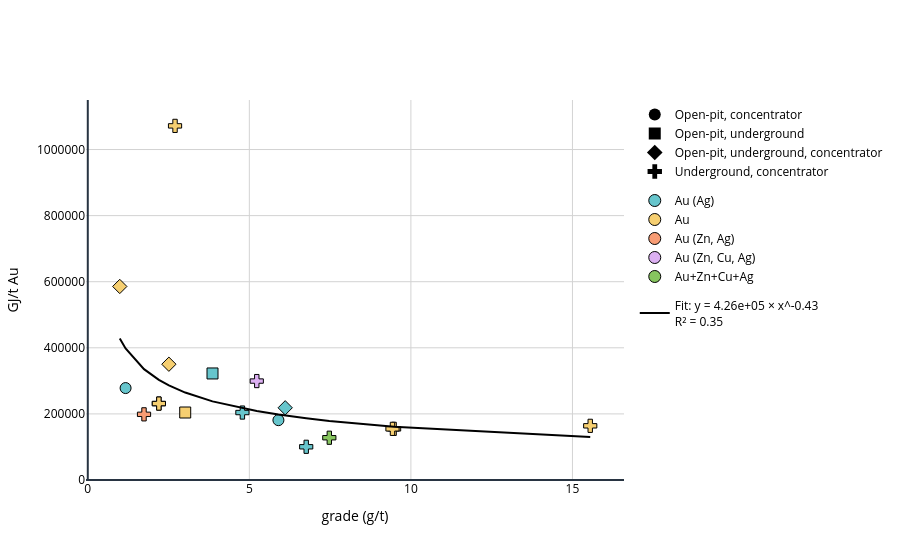

The cell this chart's notebook holds for it:
### Code cell
plot_grade_relationship(df_au_nrj_t, x_col='value', y_abs='GJ/t Au', output_html='data/Parametrization/au_nrj_relationship_without_outliers.html')

### Figure 1 — Plotly figure (JSON) as saved in the notebook; plotly's stock layout.template omitted (floating-point values rounded to 4 significant figures)
{"data": [{"legendgroup": "mining", "marker": {"color": "black", "size": 12, "symbol": 0}, "mode": "markers", "name": "Open-pit, concentrator", "showlegend": true, "x": [null], "y": [null], "type": "scatter"}, {"legendgroup": "mining", "marker": {"color": "black", "size": 12, "symbol": 1}, "mode": "markers", "name": "Open-pit, underground", "showlegend": true, "x": [null], "y": [null], "type": "scatter"}, {"legendgroup": "mining", "marker": {"color": "black", "size": 12, "symbol": 2}, "mode": "markers", "name": "Open-pit, underground, concentrator", "showlegend": true, "x": [null], "y": [null], "type": "scatter"}, {"legendgroup": "mining", "marker": {"color": "black", "size": 12, "symbol": 3}, "mode": "markers", "name": "Underground, concentrator", "showlegend": true, "x": [null], "y": [null], "type": "scatter"}, {"legendgroup": "product", "marker": {"color": "rgb(102, 197, 204)", "line": {"color": "black", "width": 1}, "size": 12, "symbol": "circle"}, "mode": "markers", "name": "Au (Ag)", "showlegend": true, "x": [null], "y": [null], "type": "scatter"}, {"legendgroup": "product", "marker": {"color": "rgb(246, 207, 113)", "line": {"color": "black", "width": 1}, "size": 12, "symbol": "circle"}, "mode": "markers", "name": "Au", "showlegend": true, "x": [null], "y": [null], "type": "scatter"}, {"legendgroup": "product", "marker": {"color": "rgb(248, 156, 116)", "line": {"color": "black", "width": 1}, "size": 12, "symbol": "circle"}, "mode": "markers", "name": "Au (Zn, Ag)", "showlegend": true, "x": [null], "y": [null], "type": "scatter"}, {"legendgroup": "product", "marker": {"color": "rgb(220, 176, 242)", "line": {"color": "black", "width": 1}, "size": 12, "symbol": "circle"}, "mode": "markers", "name": "Au (Zn, Cu, Ag)", "showlegend": true, "x": [null], "y": [null], "type": "scatter"}, {"legendgroup": "product", "marker": {"color": "rgb(135, 197, 95)", "line": {"color": "black", "width": 1}, "size": 12, "symbol": "circle"}, "mode": "markers", "name": "Au+Zn+Cu+Ag", "showlegend": true, "x": [null], "y": [null], "type": "scatter"}, {"hovertemplate": "Facility: Canadian Malartic<br>value: 1.17<br>total_energy_normalized: 278182.72776815825", "legendgroup": "data", "marker": {"color": "rgb(102, 197, 204)", "line": {"color": "black", "width": 1}, "size": 11, "symbol": 0}, "mode": "markers", "name": "Au (Ag)", "showlegend": false, "text": "Canadian Malartic", "x": [1.17], "y": [278200.0], "type": "scatter"}, {"hovertemplate": "Facility: Casa Berardi<br>value: 2.51<br>total_energy_normalized: 350320.238365134", "legendgroup": "data", "marker": {"color": "rgb(246, 207, 113)", "line": {"color": "black", "width": 1}, "size": 11, "symbol": 2}, "mode": "markers", "name": "Au", "showlegend": false, "text": "Casa Berardi", "x": [2.51], "y": [350300.0], "type": "scatter"}, {"hovertemplate": "Facility: Éléonore<br>value: 4.785<br>total_energy_normalized: 204139.21153489692", "legendgroup": "data", "marker": {"color": "rgb(102, 197, 204)", "line": {"color": "black", "width": 1}, "size": 11, "symbol": 3}, "mode": "markers", "name": "Au (Ag)", "showlegend": false, "text": "Éléonore", "x": [4.785], "y": [204100.0], "type": "scatter"}, {"hovertemplate": "Facility: Goldex<br>value: 1.74<br>total_energy_normalized: 198694.17746494873", "legendgroup": "data", "marker": {"color": "rgb(248, 156, 116)", "line": {"color": "black", "width": 1}, "size": 11, "symbol": 3}, "mode": "markers", "name": "Au (Zn, Ag)", "showlegend": false, "text": "Goldex", "x": [1.74], "y": [198700.0], "type": "scatter"}, {"hovertemplate": "Facility: Island<br>value: 9.48<br>total_energy_normalized: 154788.60178097873", "legendgroup": "data", "marker": {"color": "rgb(246, 207, 113)", "line": {"color": "black", "width": 1}, "size": 11, "symbol": 3}, "mode": "markers", "name": "Au", "showlegend": false, "text": "Island", "x": [9.48], "y": [154800.0], "type": "scatter"}, {"hovertemplate": "Facility: Island<br>value: 9.43<br>total_energy_normalized: 154788.60178097873", "legendgroup": "data", "marker": {"color": "rgb(246, 207, 113)", "line": {"color": "black", "width": 1}, "size": 11, "symbol": 3}, "mode": "markers", "name": "Au", "showlegend": false, "text": "Island", "x": [9.43], "y": [154800.0], "type": "scatter"}, {"hovertemplate": "Facility: Kiena<br>value: 5.9<br>total_energy_normalized: 181036.18103170127", "legendgroup": "data", "marker": {"color": "rgb(102, 197, 204)", "line": {"color": "black", "width": 1}, "size": 11, "symbol": 0}, "mode": "markers", "name": "Au (Ag)", "showlegend": false, "text": "Kiena", "x": [5.9], "y": [181000.0], "type": "scatter"}, {"hovertemplate": "Facility: Lamaque<br>value: 6.76<br>total_energy_normalized: 100478.63001263281", "legendgroup": "data", "marker": {"color": "rgb(102, 197, 204)", "line": {"color": "black", "width": 1}, "size": 11, "symbol": 3}, "mode": "markers", "name": "Au (Ag)", "showlegend": false, "text": "Lamaque", "x": [6.76], "y": [100500.0], "type": "scatter"}, {"hovertemplate": "Facility: LaRonde<br>value: 5.23<br>total_energy_normalized: 299369.0160923765", "legendgroup": "data", "marker": {"color": "rgb(220, 176, 242)", "line": {"color": "black", "width": 1}, "size": 11, "symbol": 3}, "mode": "markers", "name": "Au (Zn, Cu, Ag)", "showlegend": false, "text": "LaRonde", "x": [5.23], "y": [299400.0], "type": "scatter"}, {"hovertemplate": "Facility: Macassa<br>value: 15.55<br>total_energy_normalized: 163948.33022322087", "legendgroup": "data", "marker": {"color": "rgb(246, 207, 113)", "line": {"color": "black", "width": 1}, "size": 11, "symbol": 3}, "mode": "markers", "name": "Au", "showlegend": false, "text": "Macassa", "x": [15.55], "y": [163900.0], "type": "scatter"}, {"hovertemplate": "Facility: Meadowbank<br>value: 3.86<br>total_energy_normalized: 322371.39654290123", "legendgroup": "data", "marker": {"color": "rgb(102, 197, 204)", "line": {"color": "black", "width": 1}, "size": 11, "symbol": 1}, "mode": "markers", "name": "Au (Ag)", "showlegend": false, "text": "Meadowbank", "x": [3.86], "y": [322400.0], "type": "scatter"}, {"hovertemplate": "Facility: Meliadine<br>value: 6.11<br>total_energy_normalized: 218500.96435213345", "legendgroup": "data", "marker": {"color": "rgb(102, 197, 204)", "line": {"color": "black", "width": 1}, "size": 11, "symbol": 2}, "mode": "markers", "name": "Au (Ag)", "showlegend": false, "text": "Meliadine", "x": [6.11], "y": [218500.0], "type": "scatter"}, {"hovertemplate": "Facility: Hoyle Pond<br>value: 3.015<br>total_energy_normalized: 204253.0326314657", "legendgroup": "data", "marker": {"color": "rgb(246, 207, 113)", "line": {"color": "black", "width": 1}, "size": 11, "symbol": 1}, "mode": "markers", "name": "Au", "showlegend": false, "text": "Hoyle Pond", "x": [3.015], "y": [204300.0], "type": "scatter"}, {"hovertemplate": "Facility: Rainy River<br>value: 0.99<br>total_energy_normalized: 585639.7388792095", "legendgroup": "data", "marker": {"color": "rgb(246, 207, 113)", "line": {"color": "black", "width": 1}, "size": 11, "symbol": 2}, "mode": "markers", "name": "Au", "showlegend": false, "text": "Rainy River", "x": [0.99], "y": [585600.0], "type": "scatter"}, {"hovertemplate": "Facility: Stall Lake<br>value: 7.475<br>total_energy_normalized: 127910.47027650154", "legendgroup": "data", "marker": {"color": "rgb(135, 197, 95)", "line": {"color": "black", "width": 1}, "size": 11, "symbol": 3}, "mode": "markers", "name": "Au+Zn+Cu+Ag", "showlegend": false, "text": "Stall Lake", "x": [7.475], "y": [127900.0], "type": "scatter"}, {"hovertemplate": "Facility: Timmins West<br>value: 2.7<br>total_energy_normalized: 1071542.3461448073", "legendgroup": "data", "marker": {"color": "rgb(246, 207, 113)", "line": {"color": "black", "width": 1}, "size": 11, "symbol": 3}, "mode": "markers", "name": "Au", "showlegend": false, "text": "Timmins West", "x": [2.7], "y": [1072000.0], "type": "scatter"}, {"hovertemplate": "Facility: Young-Davidson<br>value: 2.2<br>total_energy_normalized: 231256.44789385318", "legendgroup": "data", "marker": {"color": "rgb(246, 207, 113)", "line": {"color": "black", "width": 1}, "size": 11, "symbol": 3}, "mode": "markers", "name": "Au", "showlegend": false, "text": "Young-Davidson", "x": [2.2], "y": [231300.0], "type": "scatter"}, {"hovertemplate": "Facility: Young-Davidson<br>value: 2.2<br>total_energy_normalized: 231256.44789385318", "legendgroup": "data", "marker": {"color": "rgb(246, 207, 113)", "line": {"color": "black", "width": 1}, "size": 11, "symbol": 3}, "mode": "markers", "name": "Au", "showlegend": false, "text": "Young-Davidson", "x": [2.2], "y": [231300.0], "type": "scatter"}, {"legendgroup": "fit", "line": {"color": "black", "width": 2}, "mode": "lines", "name": "Fit: y = 4.26e+05 × x^-0.43<br>R² = 0.35", "showlegend": true, "x": [0.99, 1.17, 1.74, 2.2, 2.2, 2.51, 2.7, 3.015, 3.86, 4.785, 5.23, 5.9, 6.11, 6.76, 7.475, 9.43, 9.48, 15.55], "y": [427800.0, 398100.0, 335400.0, 303100.0, 303100.0, 286400.0, 277500.0, 264600.0, 237900.0, 216800.0, 208600.0, 198100.0, 195100.0, 186800.0, 178800.0, 161800.0, 161400.0, 130400.0], "type": "scatter"}], "layout": {"font": {"color": "black"}, "legend": {"bgcolor": "rgba(0,0,0,0)", "groupclick": "toggleitem"}, "xaxis": {"title": {"text": "grade (g/t)"}, "gridcolor": "lightgray"}, "yaxis": {"title": {"text": "GJ/t Au"}, "gridcolor": "lightgray", "rangemode": "tozero", "tickformat": "d"}, "title": {"text": ""}, "paper_bgcolor": "white", "plot_bgcolor": "white"}}
